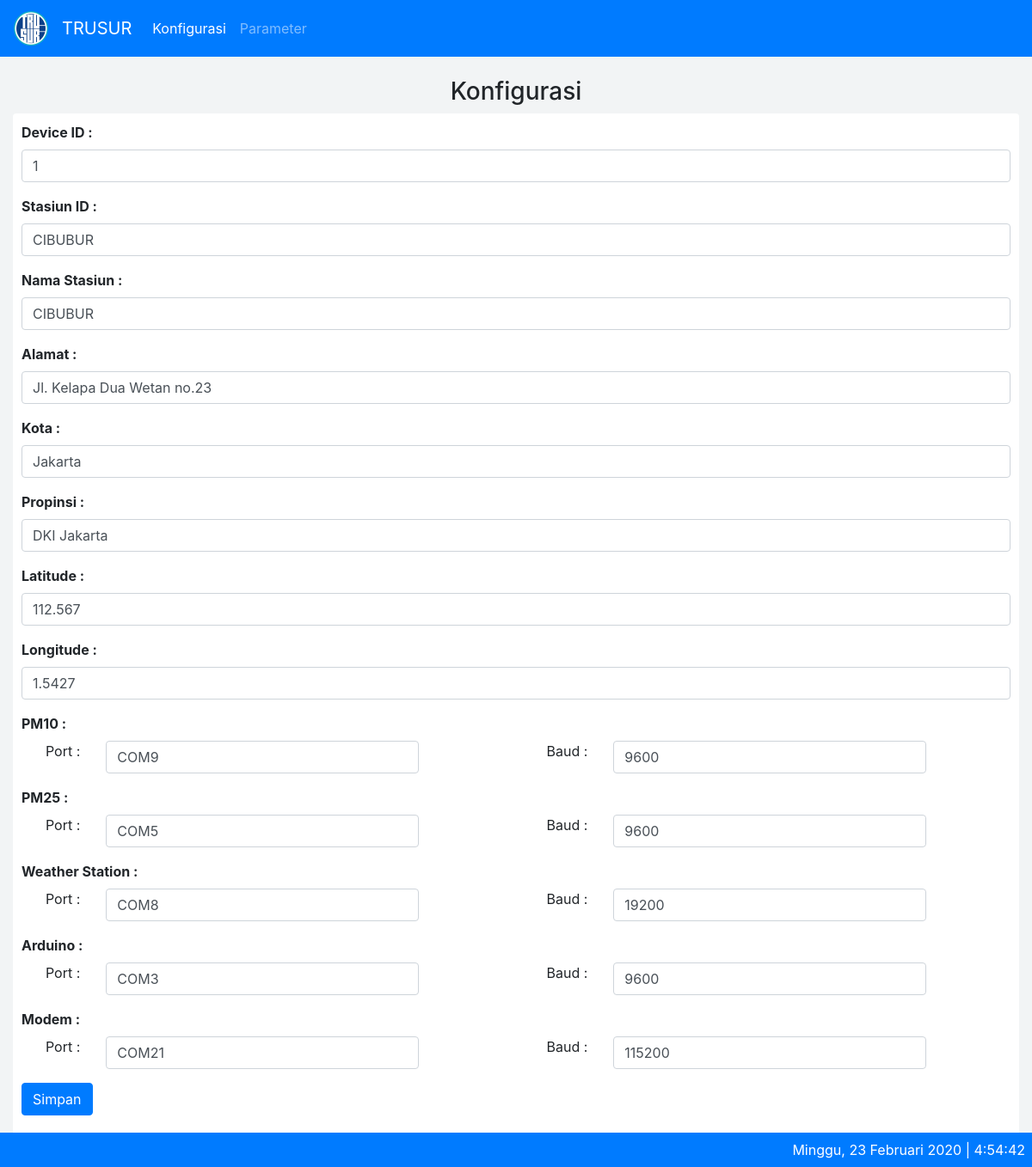
/index.php/konfigurasi, run on the app's committed database.
### tables this page shows
CREATE TABLE IF NOT EXISTS `aqm_configuration` (
  `id` int(11) NOT NULL AUTO_INCREMENT,
  `data` varchar(50) DEFAULT NULL,
  `content` varchar(200) DEFAULT NULL,
  `is_view` smallint DEFAULT NULL,
  PRIMARY KEY (`id`)
);

### application/libraries/Temp_frontend.php (called while the page is built)
<?php
Class Temp_frontend{
	var $template_data = array();
	function set($name, $value){
		$this->template_data[$name] = $value;
	}
	function load($temp_frontend = '', $view = '', $view_data = array(), $return = FALSE){
		$this->CI =& get_instance();
		$this->set('contents', $this->CI->load->view($view, $view_data, TRUE));
		return $this->CI->load->view($temp_frontend, $this->template_data, $return);
	}
}

### application/controllers/Konfigurasi.php (called while the page is built, shortened)
<?php
class Konfigurasi extends CI_Controller {
	public function index()
	{
		$data['title'] = 'Konfigurasi';
		$data['configurations'][0]['id'] = "device_id";
		$data['configurations'][0]['caption'] = "Device ID";
		$data['configurations'][0]['value'] = $this->konfigurasi_m->getConfigurationContent('device_id');
		$data['configurations'][1]['id'] = "sta_id";
		$data['configurations'][1]['caption'] = "Stasiun ID";
		$data['configurations'][1]['value'] = $this->konfigurasi_m->getConfigurationContent('sta_id');
		$data['configurations'][2]['id'] = "sta_nama";
		$data['configurations'][2]['caption'] = "Nama Stasiun";
		$data['configurations'][2]['value'] = $this->konfigurasi_m->getConfigurationContent('sta_nama');
		$data['configurations'][3]['id'] = "sta_alamat";
		$data['configurations'][3]['caption'] = "Alamat";
		$data['configurations'][3]['value'] = $this->konfigurasi_m->getConfigurationContent('sta_alamat');
		$data['configurations'][4]['id'] = "sta_kota";
		$data['configurations'][4]['caption'] = "Kota";
		$data['configurations'][4]['value'] = $this->konfigurasi_m->getConfigurationContent('sta_kota');
		$data['configurations'][5]['id'] = "sta_prov";
		$data['configurations'][5]['caption'] = "Propinsi";
		$data['configurations'][5]['value'] = $this->konfigurasi_m->getConfigurationContent('sta_prov');
		$data['configurations'][6]['id'] = "sta_lat";
		$data['configurations'][6]['caption'] = "Latitude";
		$data['configurations'][6]['value'] = $this->konfigurasi_m->getConfigurationContent('sta_lat');
		$data['configurations'][7]['id'] = "sta_lon";
		$data['configurations'][7]['caption'] = "Longitude";
		$data['configurations'][7]['value'] = $this->konfigurasi_m->getConfigurationContent('sta_lon');
		$data['serial_devices'][0]['com_id'] = "com_pm10";
		$data['serial_devices'][0]['baud_id'] = "baud_pm10";
		$data['serial_devices'][0]['caption'] = "PM10";
		$data['serial_devices'][0]['com_value'] = $this->konfigurasi_m->getConfigurationContent('com_pm10');
		$data['serial_devices'][0]['baud_value'] = $this->konfigurasi_m->getConfigurationContent('baud_pm10');
		$data['serial_devices'][1]['com_id'] = "com_pm25";
		$data['serial_devices'][1]['baud_id'] = "baud_pm125";
		$data['serial_devices'][1]['caption'] = "PM25";
		$data['serial_devices'][1]['com_value'] = $this->konfigurasi_m->getConfigurationContent('com_pm25');
		$data['serial_devices'][1]['baud_value'] = $this->konfigurasi_m->getConfigurationContent('baud_pm25');
		$data['serial_devices'][2]['com_id'] = "com_ws";
		$data['serial_devices'][2]['baud_id'] = "baud_ws";
		$data['serial_devices'][2]['caption'] = "Weather Station";
		$data['serial_devices'][2]['com_value'] = $this->konfigurasi_m->getConfigurationContent('com_ws');
		$data['serial_devices'][2]['baud_value'] = $this->konfigurasi_m->getConfigurationContent('baud_ws');
		$data['serial_devices'][3]['com_id'] = "controller";
		$data['serial_devices'][3]['baud_id'] = "controller_baud";
		$data['serial_devices'][3]['caption'] = "Arduino";
		$data['serial_devices'][3]['com_value'] = $this->konfigurasi_m->getConfigurationContent('controller');
		$data['serial_devices'][3]['baud_value'] = $this->konfigurasi_m->getConfigurationContent('controller_baud');
		$data['serial_devices'][4]['com_id'] = "com_modem";
		$data['serial_devices'][4]['baud_id'] = "baud_modem";
		$data['serial_devices'][4]['caption'] = "Modem";
		$data['serial_devices'][4]['com_value'] = $this->konfigurasi_m->getConfigurationContent('com_modem');
		$data['serial_devices'][4]['baud_value'] = $this->konfigurasi_m->getConfigurationContent('baud_modem');
		$this->temp_frontend->load('master/theme/theme', 'master/konfigurasi/konfigurasi', $data);
	}
}

### index.php (called while the page is built, shortened)
<?php
require_once BASEPATH.'core/CodeIgniter.php';

### application/models/Konfigurasi_m.php (called while the page is built, shortened)
<?php
class Konfigurasi_m extends CI_Model {
	public function getConfigurationContent($data){
		$query = $this->db->get_where('aqm_configuration', ["data" => $data]);
		return $query->row_array()['content'];
	}
}

### application/views/master/konfigurasi/konfigurasi.php (the view)
<div class="container-fluid">
	<br>
	<h3 class="text-center">Konfigurasi</h3>
	<div class="card" style="padding:10px;">
		<div class="row" style="padding-bottom: 50px;">
			<div class="col-sm">
				<form>
					<?php foreach($configurations as $_configurations) : ?>
						<div class="form-group">
							<label><b><?= $_configurations["caption"];?> : </b></label>
							<input class="form-control" id="<?= $_configurations["id"];?>" name="<?= $_configurations["id"];?>" value="<?= $_configurations["value"];?>">
						</div>
					<?php endforeach ?>
					<?php foreach($serial_devices as $_serial_devices) : ?>
						<div class="form-group">
							<label><b><?= $_serial_devices["caption"];?> : </b></label>
							<div class="row" style="padding:0px;">
								<div class="col-1 text-right">Port : </div>
								<div class="col-4">
									<input class="form-control" id="<?= $_serial_devices["com_id"];?>" name="<?= $_serial_devices["com_id"];?>" value="<?= $_serial_devices["com_value"];?>">
								</div>
								<div class="col-1"></div>
								<div class="col-1 text-right">Baud : </div>
								<div class="col-4">
									<input class="form-control" id="<?= $_serial_devices["baud_id"];?>" name="<?= $_serial_devices["baud_id"];?>" value="<?= $_serial_devices["baud_value"];?>">
								</div>
								<div class="col-1"></div>
							</div>
						</div>
					<?php endforeach ?>
					<button type="submit" class="btn btn-primary">Simpan</button>
				</form>
			</div>
		</div>
	</div>
</div>

### application/views/master/theme/theme.php (style rules this page uses)
body { background: #f2f4f5; }
.card { position: relative; display: flex; flex-direction: column; min-width: 0; word-wrap: break-word; background-color: #fff; background-clip: border-box; border: 0 solid transparent; border-radius: .25rem; }

### data on the page
aqm_configuration: caption "Device ID", device_id "1"
aqm_configuration: caption "Stasiun ID", sta_id "CIBUBUR"
aqm_configuration: caption "Nama Stasiun", sta_nama "CIBUBUR"
aqm_configuration: caption "Alamat", sta_alamat "Jl. Kelapa Dua Wetan no.23"
aqm_configuration: caption "Kota", sta_kota "Jakarta"
aqm_configuration: caption "Propinsi", sta_prov "DKI Jakarta"
aqm_configuration: caption "Latitude", sta_lat "112.567"
aqm_configuration: caption "Longitude", sta_lon "1.5427"
aqm_configuration: caption "PM10", com_pm10 "COM9", baud_pm10 "9600"
aqm_configuration: caption "PM25", com_pm25 "COM5", baud_pm125 "9600"
aqm_configuration: caption "Weather Station", com_ws "COM8", baud_ws "19200"
aqm_configuration: caption "Arduino", controller "COM3", controller_baud "9600"
aqm_configuration: caption "Modem", com_modem "COM21", baud_modem "115200"
